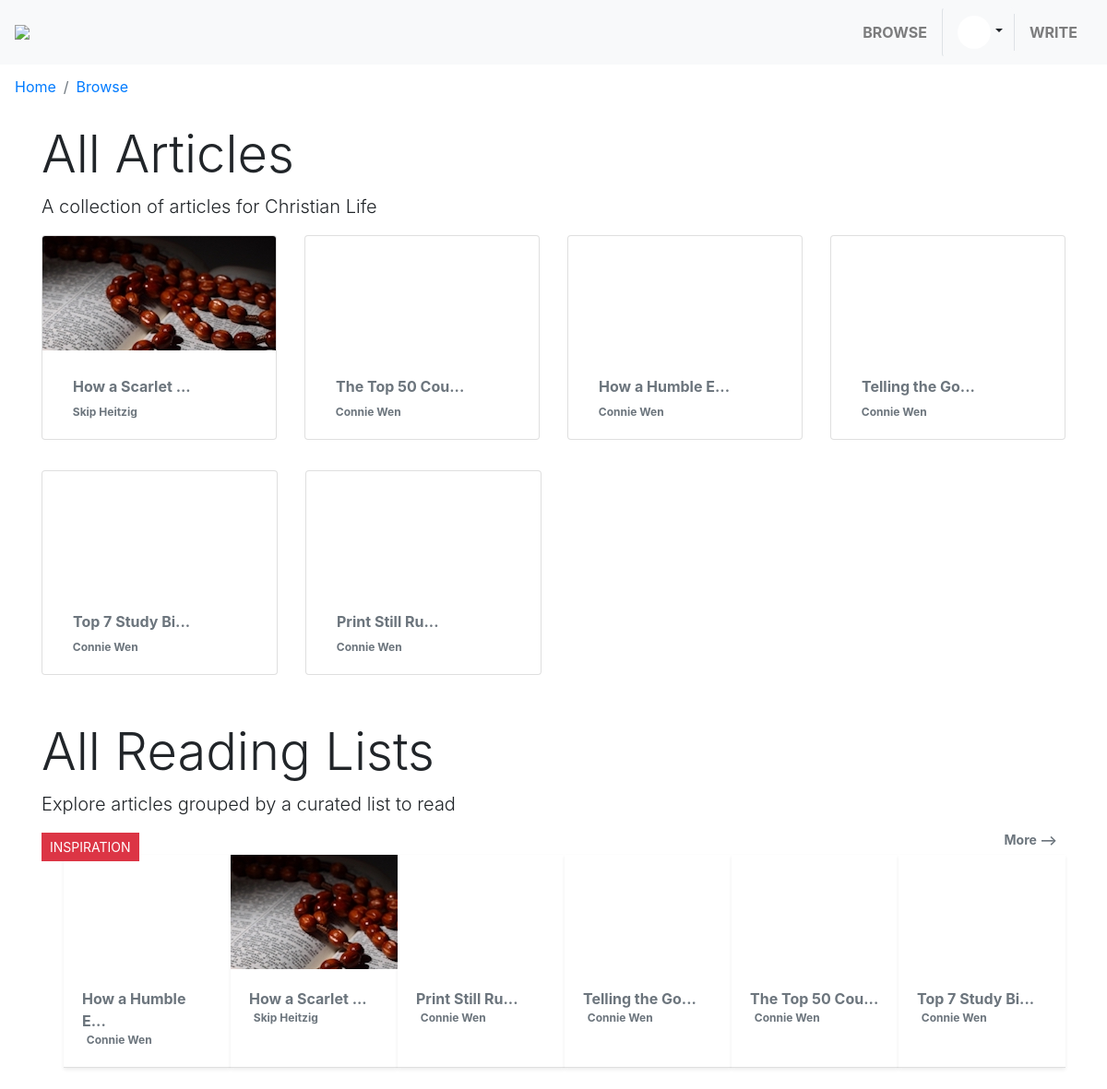
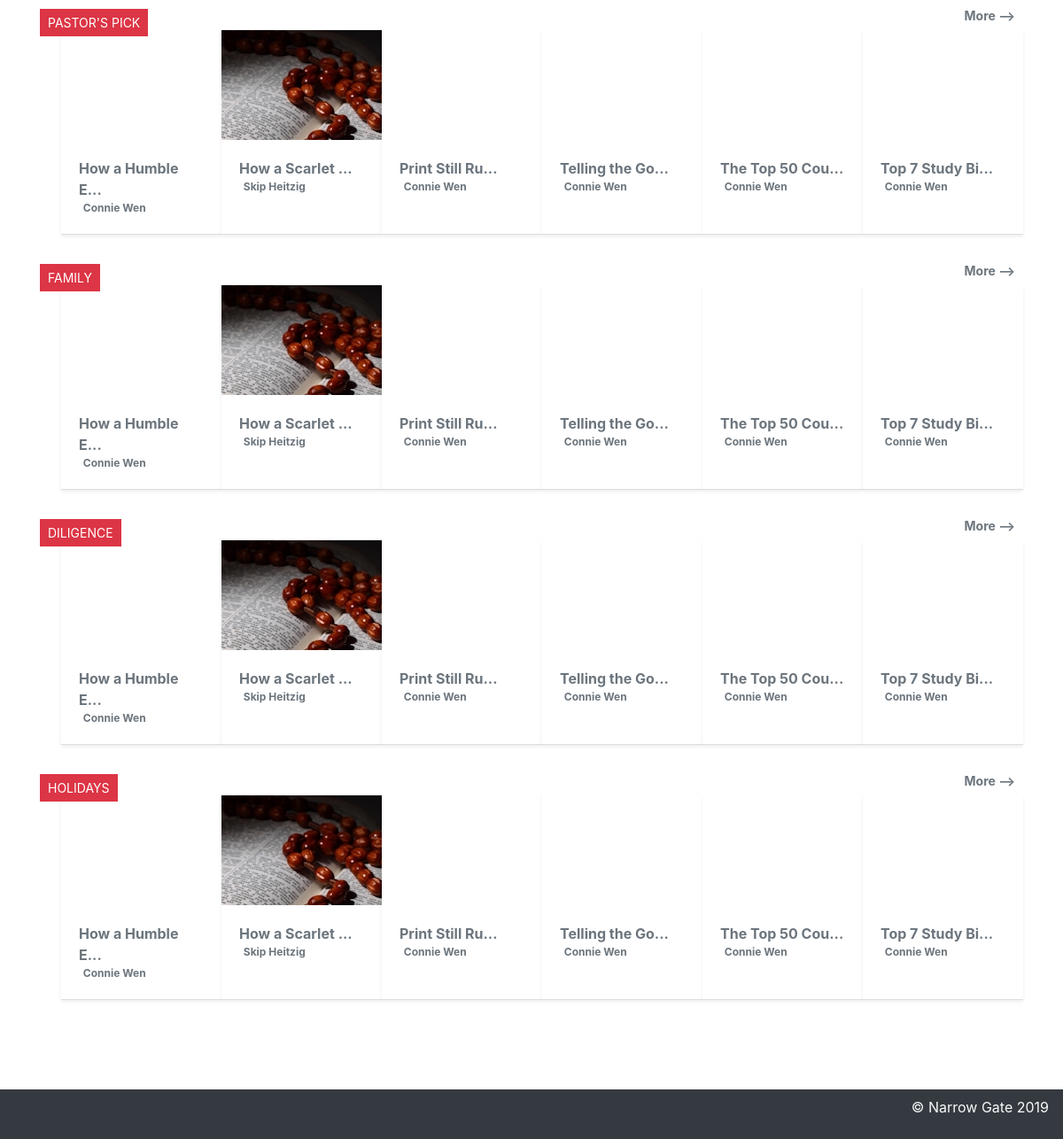
The app's page /articles (signed in) with its own data (2 pictures, top to bottom).
### article/models.py (models this page shows, shortened)
class Author(models.Model):
    user = models.OneToOneField(
        User,
        on_delete=models.CASCADE,
        primary_key=True
    )
    is_email_validated = models.BooleanField(default=False)
    email_validation_token = models.UUIDField(default=uuid.uuid4)
    picture = models.ImageField(
        upload_to='article/static/media',
        default=default_image,
        height_field='picture_height',
        width_field='picture_width',
    )
    picture_height = models.IntegerField()
    picture_width = models.IntegerField()
    def default_image():
        profile_pic_path = os.path.join(
            settings.BASE_DIR,
            'home',
            'static',
            'avatar-stock.svg',
        )
        stock_image = open(profile_pic_path, 'r+b')
        return ImageFile(stock_image)
    def cover_image_url(self):
        tokens = self.picture.url.split('article/static/')
        return tokens[-1]
    def __str__(self):
        first_name = getattr(self.user, 'first_name', '')
        last_name = getattr(self.user, 'last_name', '')
        return ' '.join([first_name, last_name])

class Article(models.Model):
    uuid = models.UUIDField(
        primary_key=True,
        default=uuid.uuid4,
        editable=False
    )
    title = models.CharField(max_length=2048)
    html = models.TextField()
    author = models.ForeignKey(Author, on_delete=models.CASCADE)
    cover_image = models.ImageField(
        upload_to='article/static/media/',)
    cover_image_thumbnail = models.ImageField(
        upload_to='article/static/media/',)
    created_at = models.DateTimeField(auto_now_add=True)
    reading_lists = models.ManyToManyField('ReadingList', blank=True)
    objects = ArticleManager()
    def cover_image_url(self):
        tokens = self.cover_image.url.split('article/static/')
        return tokens[-1]
    def short_title(self):
        if len(self.title) > 14:
            return '{}...'.format(self.title[:14])
        return self.title

class ReadingList(models.Model):
    name = models.CharField(max_length=256)
    description = models.CharField(max_length=2048)
    articles = models.ManyToManyField('Article', blank=True)
    objects = ReadingListManager()

### article/views.py (the view)
# urls.py: path('articles', article_views.BrowseArticlesView.as_view()),
class BrowseArticlesView(ListView):
    model = Article
    template_name = 'list.html'
    def get_queryset(self, **kwargs):
        return self.model.objects.nonempty()
    def get_context_data(self, **kwargs):
        context_data = super().get_context_data(**kwargs)
        remaining = len(self.object_list) % 6
        end = len(self.object_list) - remaining
        context_data['articles'] = self.object_list[:end]
        context_data['remaining'] = self.object_list[end:]
        context_data['remain_padding'] = [0]*(6 - remaining)
        if remaining == 0:
            context_data['remaining'] = Article.objects.none()
        reading_lists = ReadingList.objects.for_article_list_page()
        context_data['reading_lists'] = reading_lists
        context_data['user'] = self.request.user
        return context_data

### article/managers.py (called while the page is built)
    def _limit_to_six_articles(self, reading_lists):
        reading_list_values = reading_lists.values()
        for reading_list_value in reading_list_values:
            reading_list = reading_lists.get(name=reading_list_value['name'])
            all_articles = reading_list.articles
            if all_articles.nonempty_count() >= 6:
                all_articles = all_articles.nonempty()
                articles = self.random_sample(all_articles, 'title', 6)
                reading_list_value['articles'] = articles.order_by('title')
            elif all_articles.nonempty_count() < 6:
                pad_set = all_articles.exclude(title__contains='EMPTY')
                articles = all_articles.pad_with_empty(pad_set, 6)
                reading_list_value['articles'] = articles.order_by('title')
        return reading_list_values

    def for_article_list_page(self):
        reading_lists = super().get_queryset()
        return self._limit_to_six_articles(reading_lists)

    def random_sample(self, queryset, lookup_field, population):
        if not queryset or queryset.count() < population:
            return queryset
        names = queryset.values_list(lookup_field)
        names = [tpl[0] for tpl in names]
        if not names:
            return queryset
        random_sample = random.sample(names, population)
        query_filter_key = '{}__in'.format(lookup_field)
        query_filters = {
            query_filter_key: random_sample,
        }
        return queryset.filter(**query_filters)

    def nonempty_count(self):
        queryset = self.get_queryset().exclude(title__contains='EMPTY')
        return queryset.count()

    def nonempty(self):
        return self.get_queryset().exclude(title__contains='EMPTY')

### article/templatetags/article_cards.py (called while the page is built)
    def _container_type(self):
        if self.is_deck == ' deck':
            return 'card-deck'
        elif self.is_group == ' group':
            return 'card-group'
        else:
            return ''

### article/templatetags/author_transforms.py (called while the page is built)
def avatar(value, arg):
    user_id = int(arg)
    authors = Author.objects.filter(user__id=user_id)
    if authors is None:
        return static('avatar-stock.svg')
    author = authors.first()
    profile_picture_path = author.cover_image_url()
    return static(profile_picture_path)

### article/templatetags/breadcrumbs.py (called while the page is built)
    def _url_contained(self, curr, target):
        return curr['url'] in target and curr['url'] != '/'

### templates/list.html (shortened to what this page needs)
{% extends "base.html" %}
{% block content %}
{% load static %}
{% load article_cards %}
<div class="container">
    <h1 class="display-4">All Articles</h1>
    <p class="lead">A collection of articles for Christian Life</p>
    {{ cards }}
    <h1 class="display-4">
        All Reading Lists
    </h1>
    <p class="lead">
        Explore articles grouped by a curated list to read
    </p>
    {% for reading_list in reading_lists %}
    <div class="position-relative">
        <button class="btn btn-sm btn-danger position-absolute rounded-0 t    ext-uppercase" style="z-index: 600;">{{ reading_list.name|upper }}</button>
        <a class="btn btn-sm btn-white rounded-0 position-absolute float-right text-muted font-weight-bold" style="z-index: 600; right: 0px; top: -8px;" href="/reading-list/{{ reading_list.id }}">More &#10230;</a>
        <div class="card-group pl-4">
            {% for article in reading_list.articles %}
            <div class="card shadow-sm mt-4 rounded-0 border-top-0
                border-left-0 border-right-0" style="width:13.83625rem;">
                <div class="card-img-top"
                     style="height: 124px;
                            background-image: url('{% static article.cover_image_url %}');">
                </div>
                <div class="card-body">
                    <div class="d-flex">
                        <a class="
                            stretched-link text-muted
                            font-weight-bold"
                            href="/article/{{ article.uuid }}">
                            {{ article.short_title }}
                        </a>
                    </div>
                    <span class="badge badge-white text-muted text-lighter">
                        {{ article.author }}
                    </span>
                </div>
            </div>
            {% endfor %}
        </div>
    </div>
    {% endfor %}
</div>
{% endblock %}

### templates/base.html (shortened to what this page needs)
{% load bootstrap4 %}
{% load static %}
{% load author_transforms %}
{% load breadcrumbs %}
{% bootstrap_css %}
<nav class="navbar navbar-expand-lg navbar-light bg-light">
    <a class="navbar-brand mr-auto" href="/">
        <img src="{% static 'logoplaceholder.png' %}" /></a>
    <a class="
        nav-link navbar-text float-sm-left font-weight-bold
        text-uppercase" href="/articles">BROWSE</a>
    {% if user.is_authenticated %}
    <div class="nav-item dropdown">
        <a class="
            dropdown-toggle dropdown-toggle-split
            nav-link border-left px-auto btn btn-light"
            href="#"
            data-role="button"
            aria-haspopup="true"
            aria-expanded="false"
            data-toggle="dropdown"
            style="width: 78px;">
            <img class="mx-auto rounded-circle"
                src="{{ user|avatar:user.id }}"
                height="36px" width="36px"/>
            </a>
    </div>
    <a class="
        nav-link navbar-text float-sm-left font-weight-bold
        text-uppercase border-left" href="/article">WRITE</a>
    {% else %}
    <a class="
        nav-link navbar-text float-sm-left font-weight-bold
        text-uppercase border-left" href="/login">LOG IN</a>
    {% endif %}
</nav>
{% breadcrumb as b silent %}
{% if b %}
<nav aria-label="breadcrumb">
    <ol class="breadcrumb bg-white">
        {% for bc in b %}
        <li class="breadcrumb-item">
            <a href="{{ bc.url }}">{{ bc.name }}</a>
        </li>
        {% endfor %}
    </ol>
</nav>
{% endif %}
{% block content %}
{% endblock %}
<h1 class="text-white display-1">&nbsp;</h1>
<nav class="navbar navbar-light bg-dark d-flex mt-4 fixed-bottom">
    <p class="ml-auto text-light text-align-right">&copy; Narrow Gate 2019</p>
</nav>

### templates/article-card-row.html (shortened to what this page needs)
<div class="{{ container_type }}">
    {% load static %}
    {% for article in row %}
    <div class="card" style="width: 13.83625rem;">
        <div
            class="card-img-top"
            style="
                height: 124px;
                background-image: url(
                    {% static article.cover_image_url %})" >
        </div>
        <div class="card-body text-decoration-none">
            <div class="d-flex">
                <a class="
                   btn btn-link stretched-link
                   text-muted font-weight-bold"
                   href="/article/{{ article.uuid }}">
                    {{ article.short_title }}
                </a>
            </div>
            {% if include_author_name %}
            <span class="badge badge-white text-muted text-lighter ml-2">
                {{ article.author }}
            </span>
            {% endif %}
        </div>
    </div>
    {% endfor %}
    {% for empty in padding %}
    <div class="card mt-4 border-0 rounded-0"
        style="width: 13.83625rem;">
    </div>
    {% endfor %}
</div>

### templates/article-card-container.html
{% for row in card_rows %}
    {{ row }}
{% endfor %}

### records on screen
Article: cover_image (picture), short_title "How a Scarlet ...", author "Skip Heitzig"
Article: short_title "The Top 50 Cou...", author "Connie Wen"
Article: short_title "How a Humble E...", author "Connie Wen"
Article: short_title "Telling the Go...", author "Connie Wen"
Article: short_title "Top 7 Study Bi...", author "Connie Wen"
Article: short_title "Print Still Ru...", author "Connie Wen"
ReadingList: name "INSPIRATION"
ReadingList: name "PASTOR'S PICK"
ReadingList: name "FAMILY"
ReadingList: name "DILIGENCE"
ReadingList: name "HOLIDAYS"

### other values on screen
{{ bc.name }} "Home" "Browse"
